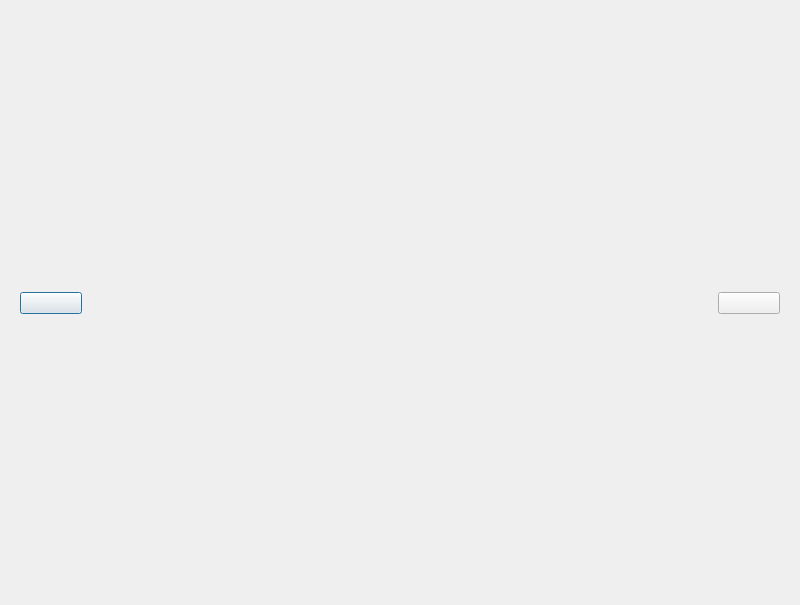
<?xml version="1.0" encoding="UTF-8"?>
<ui version="4.0">
 <class>PicShow</class>
 <widget class="QDialog" name="PicShow">
  <property name="geometry">
   <rect>
    <x>0</x>
    <y>0</y>
    <width>800</width>
    <height>605</height>
   </rect>
  </property>
  <property name="windowTitle">
   <string>Dialog</string>
  </property>
  <layout class="QHBoxLayout" name="horizontalLayout">
   <item>
    <layout class="QGridLayout" name="gridLayout">
     <property name="leftMargin">
      <number>0</number>
     </property>
     <property name="topMargin">
      <number>0</number>
     </property>
     <property name="rightMargin">
      <number>0</number>
     </property>
     <property name="bottomMargin">
      <number>0</number>
     </property>
     <item row="1" column="2">
      <widget class="QLabel" name="label">
       <property name="text">
        <string/>
       </property>
      </widget>
     </item>
     <item row="1" column="0">
      <widget class="QWidget" name="widget" native="true">
       <property name="sizePolicy">
        <sizepolicy hsizetype="Preferred" vsizetype="Preferred">
         <horstretch>0</horstretch>
         <verstretch>0</verstretch>
        </sizepolicy>
       </property>
       <property name="minimumSize">
        <size>
         <width>80</width>
         <height>1</height>
        </size>
       </property>
       <property name="maximumSize">
        <size>
         <width>80</width>
         <height>16777215</height>
        </size>
       </property>
       <layout class="QVBoxLayout" name="verticalLayout">
        <item>
         <widget class="PicButton" name="preBtn">
          <property name="text">
           <string/>
          </property>
         </widget>
        </item>
       </layout>
      </widget>
     </item>
     <item row="2" column="2">
      <spacer name="verticalSpacer">
       <property name="orientation">
        <enum>Qt::Vertical</enum>
       </property>
       <property name="sizeHint" stdset="0">
        <size>
         <width>20</width>
         <height>40</height>
        </size>
       </property>
      </spacer>
     </item>
     <item row="1" column="1">
      <spacer name="horizontalSpacer">
       <property name="orientation">
        <enum>Qt::Horizontal</enum>
       </property>
       <property name="sizeHint" stdset="0">
        <size>
         <width>40</width>
         <height>20</height>
        </size>
       </property>
      </spacer>
     </item>
     <item row="1" column="3">
      <spacer name="horizontalSpacer_2">
       <property name="orientation">
        <enum>Qt::Horizontal</enum>
       </property>
       <property name="sizeHint" stdset="0">
        <size>
         <width>40</width>
         <height>20</height>
        </size>
       </property>
      </spacer>
     </item>
     <item row="1" column="4">
      <widget class="QWidget" name="widget_2" native="true">
       <property name="sizePolicy">
        <sizepolicy hsizetype="Preferred" vsizetype="Preferred">
         <horstretch>0</horstretch>
         <verstretch>0</verstretch>
        </sizepolicy>
       </property>
       <property name="minimumSize">
        <size>
         <width>80</width>
         <height>0</height>
        </size>
       </property>
       <property name="maximumSize">
        <size>
         <width>80</width>
         <height>16777215</height>
        </size>
       </property>
       <layout class="QVBoxLayout" name="verticalLayout_2">
        <item>
         <widget class="PicButton" name="nextBtn">
          <property name="text">
           <string/>
          </property>
         </widget>
        </item>
       </layout>
      </widget>
     </item>
     <item row="0" column="2">
      <spacer name="verticalSpacer_2">
       <property name="orientation">
        <enum>Qt::Vertical</enum>
       </property>
       <property name="sizeHint" stdset="0">
        <size>
         <width>20</width>
         <height>40</height>
        </size>
       </property>
      </spacer>
     </item>
    </layout>
   </item>
  </layout>
 </widget>
 <customwidgets>
  <customwidget>
   <class>PicButton</class>
   <extends>QPushButton</extends>
   <header>picbutton.h</header>
  </customwidget>
 </customwidgets>
 <resources/>
 <connections/>
</ui>
